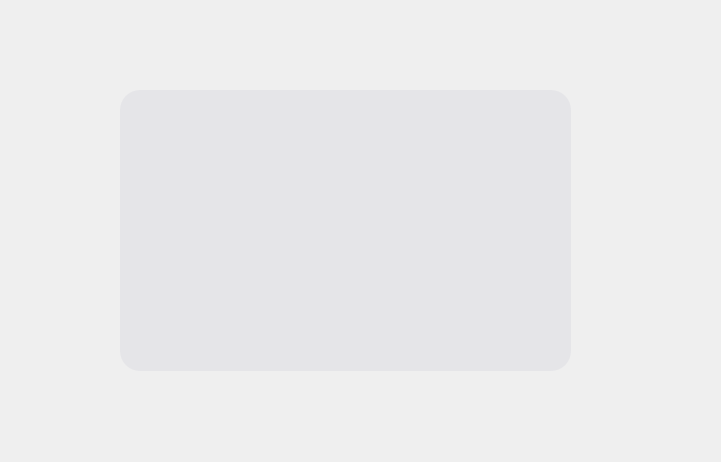
<?xml version="1.0" encoding="UTF-8"?>
<ui version="4.0">
 <class>Dialog</class>
 <widget class="QDialog" name="Dialog">
  <property name="geometry">
   <rect>
    <x>0</x>
    <y>0</y>
    <width>721</width>
    <height>462</height>
   </rect>
  </property>
  <property name="windowTitle">
   <string>Dialog</string>
  </property>
  <widget class="QLabel" name="label">
   <property name="geometry">
    <rect>
     <x>-8</x>
     <y>-1</y>
     <width>731</width>
     <height>471</height>
    </rect>
   </property>
   <property name="styleSheet">
    <string notr="true"/>
   </property>
   <property name="text">
    <string/>
   </property>
   <property name="pixmap">
    <pixmap resource="res.qrc">:/res/img/background.png</pixmap>
   </property>
   <property name="scaledContents">
    <bool>true</bool>
   </property>
  </widget>
  <widget class="QWidget" name="statisticsWidget" native="true">
   <property name="geometry">
    <rect>
     <x>120</x>
     <y>90</y>
     <width>451</width>
     <height>281</height>
    </rect>
   </property>
   <property name="styleSheet">
    <string notr="true">#statisticsWidget{
    background-color: rgba(214, 215, 222, 0.4);
    border-radius: 20px;

}
</string>
   </property>
  </widget>
 </widget>
 <resources>
  <include location="res.qrc"/>
 </resources>
 <connections/>
</ui>
